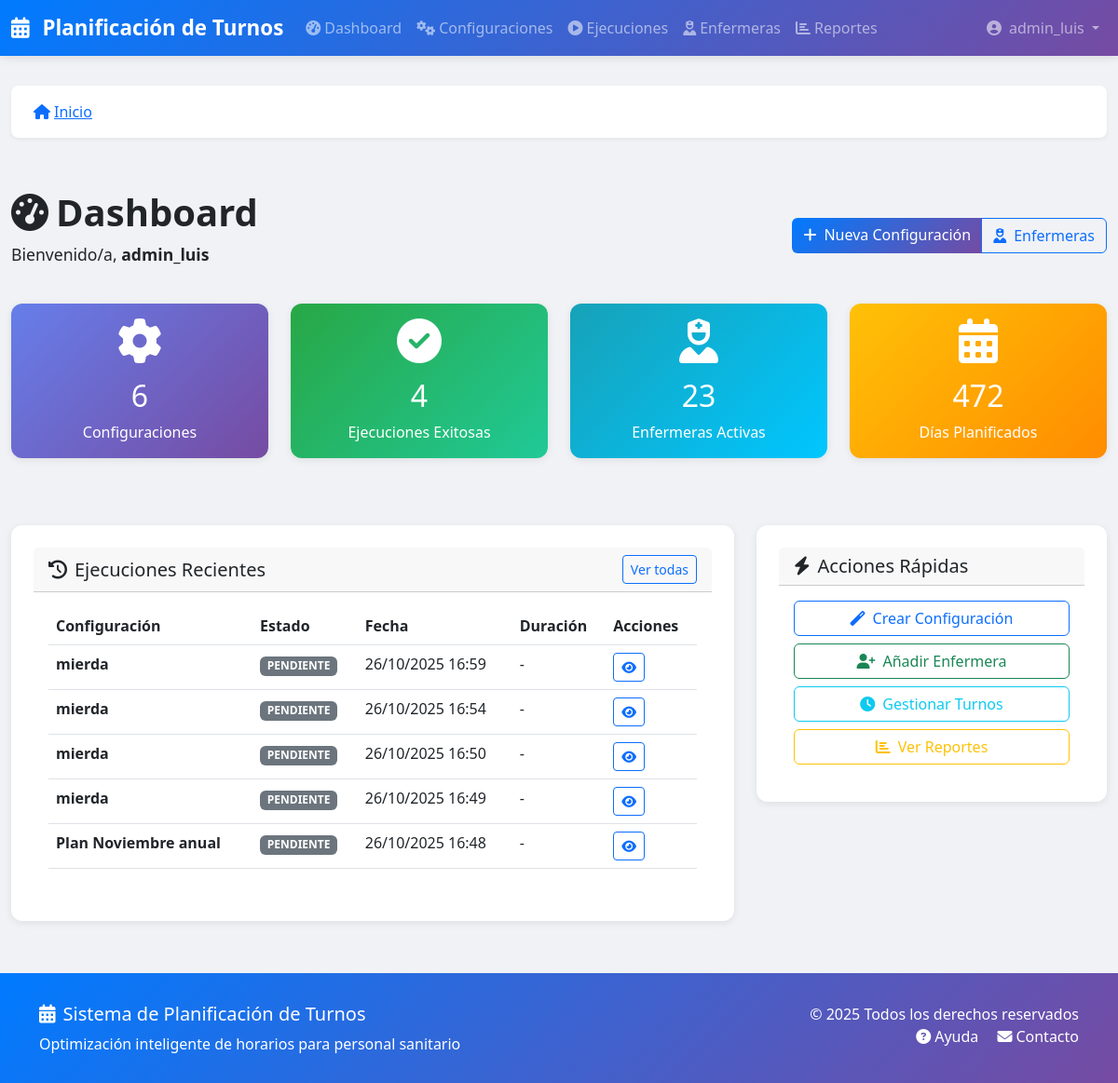
The page / (signed in, upper part) on the database as committed earlier.
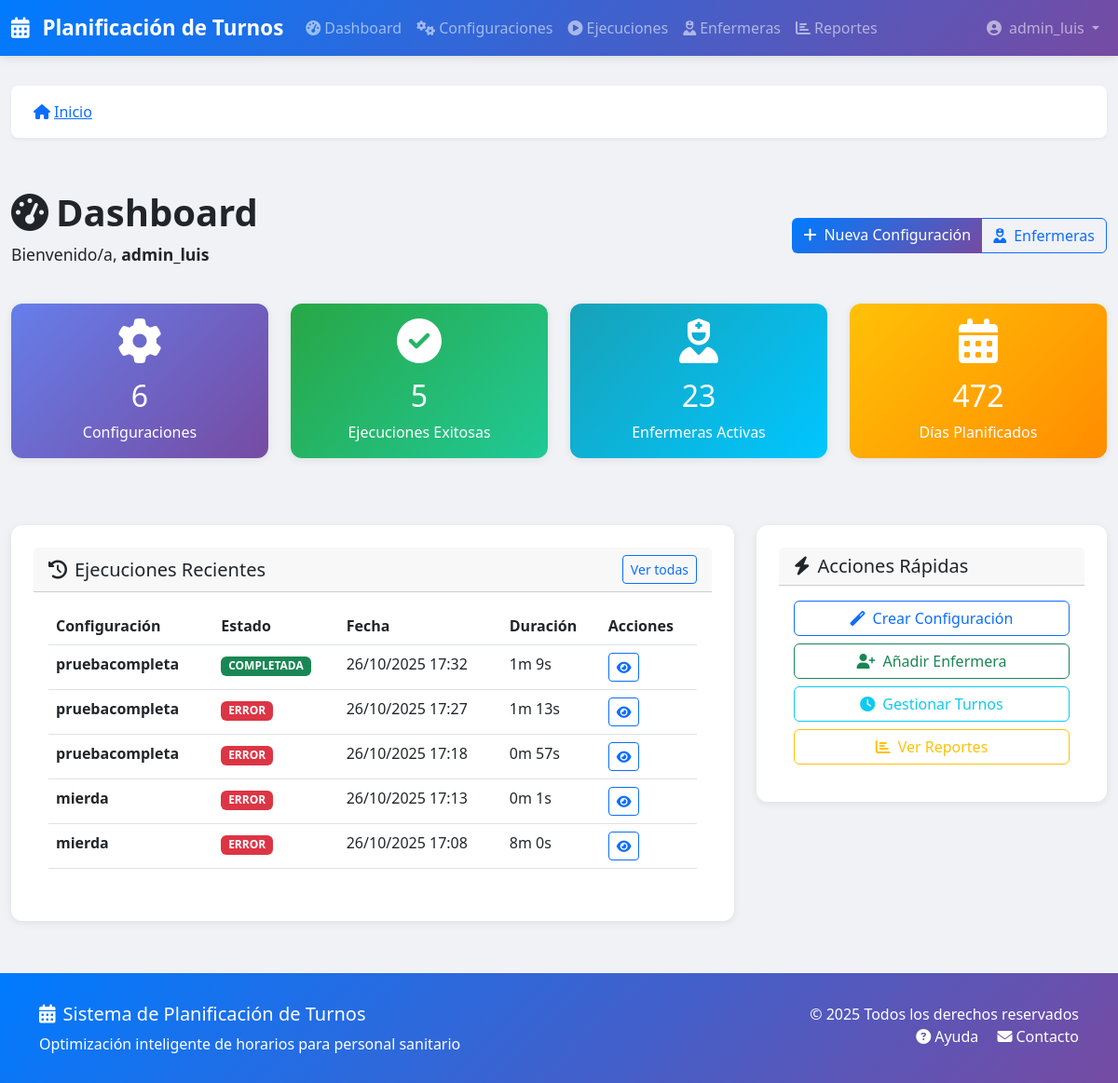
The same page on the database as committed later.
### turnos/models.py (models this page shows, shortened)
class Ejecucion(models.Model):
    ESTADO_CHOICES = [
        ('PENDIENTE', _('Pendiente')),
        ('PROCESANDO', _('Procesando')),
        ('COMPLETADA', _('Completada')),
        ('ERROR', _('Error')),
    ]
    configuracion = models.ForeignKey(
        ConfiguracionPlanificacion,
        on_delete=models.CASCADE,
        related_name='ejecuciones',
        verbose_name=_('Configuración')
    )
    estado = models.CharField(_('Estado'), max_length=20, choices=ESTADO_CHOICES, default='PENDIENTE')
    fecha_inicio = models.DateTimeField(_('Fecha de inicio'), auto_now_add=True)
    fecha_fin = models.DateTimeField(_('Fecha de fin'), null=True, blank=True)
    es_optima = models.BooleanField(_('Es óptima'), default=False)
    penalizacion_total = models.FloatField(_('Penalización total'), null=True, blank=True)
    resultado = models.JSONField(_('Resultado'), default=dict, blank=True)
    mensajes = models.JSONField(_('Mensajes'), default=dict, blank=True)
    planilla = models.ForeignKey(
        'Planilla',
        on_delete=models.SET_NULL,
        null=True,
        blank=True,
        related_name='ejecucion_generada',
        verbose_name=_('Planilla')
    )
    class Meta:
        verbose_name = _('Ejecución')
        verbose_name_plural = _('Ejecuciones')
        ordering = ['-fecha_inicio']
    @property
    def duracion(self):
        if self.fecha_fin and self.fecha_inicio:
            delta = self.fecha_fin - self.fecha_inicio
            return delta.total_seconds()
        return None

class ConfiguracionPlanificacion(models.Model):
    nombre = models.CharField(_('Nombre'), max_length=200)
    descripcion = models.TextField(_('Descripción'), blank=True)
    activa = models.BooleanField(_('Activa'), default=True)
    num_dias = models.IntegerField(
        _('Número de días'),
        validators=[MinValueValidator(7), MaxValueValidator(365)]
    )
    fecha_inicio = models.DateField(_('Fecha de inicio'))
    enfermeras = models.ManyToManyField(Enfermera, verbose_name=_('Enfermeras'))
    turnos = models.ManyToManyField(TipoTurno, verbose_name=_('Turnos'))
    demanda_por_turno = models.JSONField(
        _('Demanda por turno'),
        default=dict,
        blank=True  # <-- AÑADIDO
    )
    restricciones_duras = models.JSONField(
        _('Restricciones duras'),
        default=list,
        blank=True  # <-- AÑADIDO
    )
    restricciones_blandas = models.JSONField(
        _('Restricciones blandas'),
        default=list,
        blank=True  # <-- AÑADIDO
    )
    num_trabajadores = models.IntegerField(
        _('Número de trabajadores paralelos'),
        default=4,
        validators=[MinValueValidator(1), MaxValueValidator(8)]
    )
    tiempo_maximo_segundos = models.IntegerField(
        _('Tiempo máximo en segundos'),
        default=60,
        validators=[MinValueValidator(10), MaxValueValidator(600)]
    )
    seed = models.IntegerField(_('Semilla aleatoria'), null=True, blank=True)
    creado_por = models.ForeignKey(User, on_delete=models.SET_NULL, null=True, verbose_name=_('Creado por'))
    fecha_creacion = models.DateTimeField(_('Fecha de creación'), auto_now_add=True, editable=False)
    fecha_modificacion = models.DateTimeField(_('Fecha de modificación'), auto_now=True, editable=False)
    class Meta:
        verbose_name = _('Configuración de Planificación')
        verbose_name_plural = _('Configuraciones de Planificación')
        ordering = ['-fecha_creacion']

### turnos/views.py (the view)
# urls.py: path('', views.DashboardView.as_view(), name='dashboard'),
class DashboardView(LoginRequiredMixin, TemplateView):
    template_name = 'turnos/dashboard.html'
    def get_context_data(self, **kwargs):
        logger.info(
            f"DashboardView accessed by user {self.request.user.username} ({self.request.user.id})"
        )
        context = super().get_context_data(**kwargs)
        logger.debug("Fetching dashboard statistics...")
        try:
            stats = {
                'total_configuraciones': ConfiguracionPlanificacion.objects.count(),
                'ejecuciones_exitosas': Ejecucion.objects.filter(estado='COMPLETADA').count(),
                'enfermeras_activas': Enfermera.objects.filter(activa=True).count(),
                'dias_planificados': AsignacionTurno.objects.values('fecha').distinct().count(),
            }
            logger.debug(f"Stats retrieved: {stats}")
        except Exception as e:
            logger.error(f"Error fetching dashboard statistics: {str(e)}", exc_info=True)
            stats = {}
            messages.error(self.request, "Could not load dashboard statistics")
        logger.debug("Fetching recent executions...")
        try:
            ejecuciones_recientes = Ejecucion.objects.select_related('configuracion').order_by('-fecha_inicio')[:5]
            logger.debug(f"Recent executions count: {len(ejecuciones_recientes)}")
        except Exception as e:
            logger.error(f"Error fetching recent executions: {str(e)}", exc_info=True)
            ejecuciones_recientes = []
            messages.error(self.request, "Could not load recent executions")
        actividad_reciente = []
        context['stats'] = stats
        context['ejecuciones_recientes'] = ejecuciones_recientes
        context['actividad_reciente'] = actividad_reciente
        return context

### turnos/templatetags/turnos_extras.py (called while the page is built)
@register.filter
def estado_badge(value):
    colors = {
        'PENDIENTE': 'secondary',
        'PROCESANDO': 'warning',
        'COMPLETADA': 'success',
        'ERROR': 'danger'
    }
    color = colors.get(value, 'secondary')
    return mark_safe(f'<span class="badge bg-{color}">{value}</span>')

@register.filter
def format_duration(seconds):
    if seconds is None:
        return '-'
    minutes = int(seconds // 60)
    secs = int(seconds % 60)
    return f'{minutes}m {secs}s'

### turnos/templates/turnos/dashboard.html (shortened to what the changed rows need)
{% extends 'base.html' %}
{% load static %}
{% load i18n %}
{% load turnos_extras %}
{% block extra_css %}
<link rel="stylesheet" href="{% static 'css/dashboard.css' %}">
{% endblock %}
{% block content %}
<div class="dashboard-container">
    <div class="dashboard-header mb-4">
        <div class="row align-items-center">
            <div class="col-md-8">
                <h2 class="dashboard-title">
                    <i class="fas fa-tachometer-alt me-2"></i>{% trans "Dashboard" %}
                </h2>
            </div>
        </div>
    </div>
    <div class="row mb-4">
        <div class="col-md-3 mb-3">
            <a href="{% url 'turnos:config_lista' %}" class="text-decoration-none">
                <div class="card text-white h-100" style="background: linear-gradient(135deg, #667eea, #764ba2);">
                    <div class="card-body text-center">
                        <h2 class="mb-2">{{ stats.total_configuraciones|default:0 }}</h2>
                    </div>
                </div>
            </a>
        </div>
        <div class="col-md-3 mb-3">
            <a href="{% url 'turnos:ejecucion_lista' %}" class="text-decoration-none">
                <div class="card text-white h-100" style="background: linear-gradient(135deg, #28a745, #20c997);">
                    <div class="card-body text-center">
                        <i class="fas fa-check-circle fa-3x mb-3"></i>
                        <h2 class="mb-2">{{ stats.ejecuciones_exitosas|default:0 }}</h2>
                        <p class="mb-0">Ejecuciones Exitosas</p>
                    </div>
                </div>
            </a>
        </div>
        <div class="col-md-3 mb-3">
            <a href="{% url 'turnos:enfermera_lista' %}" class="text-decoration-none">
                <div class="card text-white h-100" style="background: linear-gradient(135deg, #17a2b8, #00c6ff);">
                    <div class="card-body text-center">
                        <h2 class="mb-2">{{ stats.enfermeras_activas|default:0 }}</h2>
                    </div>
                </div>
            </a>
        </div>
        <div class="col-md-3 mb-3">
            <a href="{% url 'turnos:planilla_lista' %}" class="text-decoration-none">
                <div class="card text-white h-100" style="background: linear-gradient(135deg, #ffc107, #ff8c00);">
                    <div class="card-body text-center">
                        <h2 class="mb-2">{{ stats.dias_planificados|default:0 }}</h2>
                    </div>
                </div>
            </a>
        </div>
    </div>
    </div>
    <div class="row">
        <div class="col-lg-8">
            <div class="card recent-executions mb-4">
                <div class="card-body">
                    {% if ejecuciones_recientes %}
                    <div class="table-responsive">
                        <table class="table table-hover">
                            <thead>
                                <tr>
                                    <th>{% trans "Configuración" %}</th>
                                    <th>{% trans "Estado" %}</th>
                                    <th>{% trans "Fecha" %}</th>
                                    <th>{% trans "Duración" %}</th>
                                    <th>{% trans "Acciones" %}</th>
                                </tr>
                            </thead>
                            <tbody>
                                {% for ejecucion in ejecuciones_recientes %}
                                <tr>
                                    <td>
                                        <strong>{{ ejecucion.configuracion.nombre }}</strong>
                                    </td>
                                    <td>{{ ejecucion.estado|estado_badge }}</td>
                                    <td>{{ ejecucion.fecha_inicio|date:"d/m/Y H:i" }}</td>
                                    <td>
                                        {% if ejecucion.duracion %}
                                            {{ ejecucion.duracion|format_duration }}
                                        {% else %}
                                            -
                                        {% endif %}
                                    </td>
                                    <td>
                                        <a href="{% url 'turnos:ejecucion_detalle' ejecucion.id %}"
                                           class="btn btn-sm btn-outline-primary">
                                            <i class="fas fa-eye"></i>
                                        </a>
                                    </td>
                                </tr>
                                {% endfor %}
                            </tbody>
                        </table>
                    </div>
                    {% else %}
                    <p class="text-center text-muted py-4">
                        {% trans "No hay ejecuciones recientes" %}
                    </p>
                    {% endif %}
                </div>
            </div>
        </div>
    </div>
</div>
{% endblock %}

Rows that differ between the two databases and show on the page:
no longer on this page (row unchanged): Ejecucion: configuracion.nombre "mierda", estado|estado_badge "PENDIENTE", fecha_inicio "26/10/2025 16:59"
no longer on this page (row unchanged): Ejecucion: configuracion.nombre "mierda", estado|estado_badge "PENDIENTE", fecha_inicio "26/10/2025 16:54"
no longer on this page (row unchanged): Ejecucion: configuracion.nombre "mierda", estado|estado_badge "PENDIENTE", fecha_inicio "26/10/2025 16:50"
no longer on this page (row unchanged): Ejecucion: configuracion.nombre "mierda", estado|estado_badge "PENDIENTE", fecha_inicio "26/10/2025 16:49"
no longer on this page (row unchanged): Ejecucion: configuracion.nombre "Plan Noviembre anual", estado|estado_badge "PENDIENTE", fecha_inicio "26/10/2025 16:48"
added Ejecucion: configuracion.nombre "pruebacompleta", estado|estado_badge "COMPLETADA", fecha_inicio "26/10/2025 17:32", duracion "1m 9s"
added Ejecucion: configuracion.nombre "pruebacompleta", estado|estado_badge "ERROR", fecha_inicio "26/10/2025 17:27", duracion "1m 13s"
added Ejecucion: configuracion.nombre "pruebacompleta", estado|estado_badge "ERROR", fecha_inicio "26/10/2025 17:18", duracion "0m 57s"
added Ejecucion: configuracion.nombre "mierda", estado|estado_badge "ERROR", fecha_inicio "26/10/2025 17:13", duracion "0m 1s"
added Ejecucion: configuracion.nombre "mierda", estado|estado_badge "ERROR", fecha_inicio "26/10/2025 17:08", duracion "8m 0s"
Other text that changed with them:
{{ stats.ejecuciones_exitosas|default:0 }}: "4" → "5"
